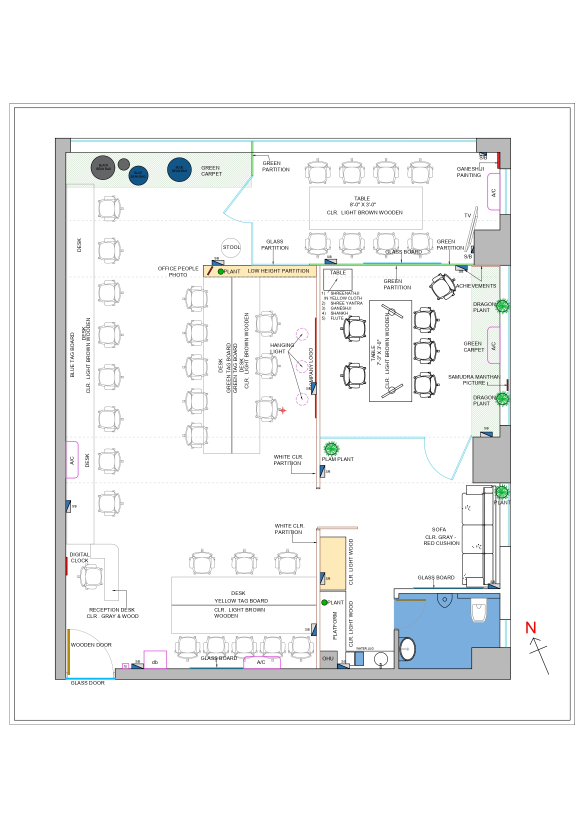
#> input picture vastu/blueprint.jpg, 1755 x 2482 px (shown at 1/3 size)
$ python test.py
#> lines starting #> are read from the running program, lines starting #| are printed output that depends on the picture; after the words box and inside, x2 and y2 are one past the last pixel; in counts of white or black regions, pixels touching at a corner belong together
import cv2
import numpy as np

# Load the blueprint
image_path = "blueprint.jpg"  # Replace with your blueprint image
img = cv2.imread(image_path)
#> img is the input picture: shape (2482, 1755, 3); mean B, G, R 244.5, 244.3, 243.1
gray = cv2.cvtColor(img, cv2.COLOR_BGR2GRAY)
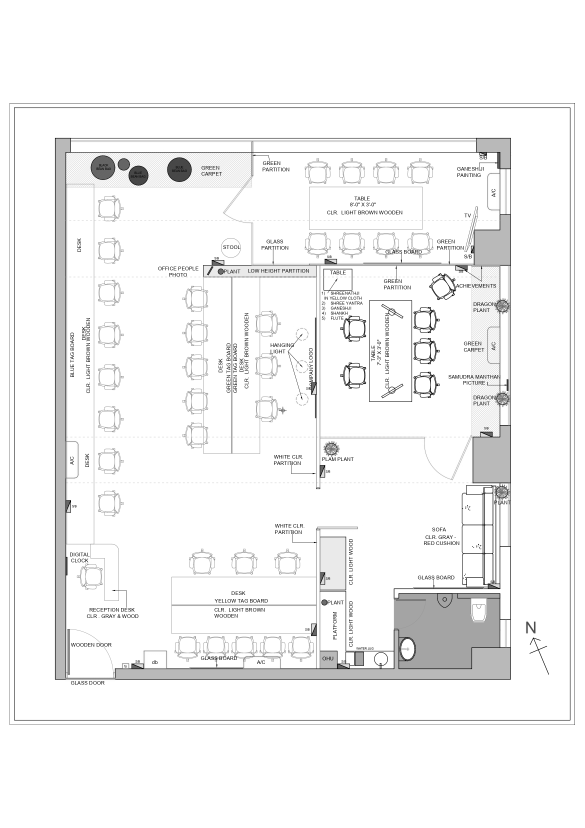
#> gray: shape (2482, 1755) (shown at 1/3 size); min 0, max 255, mean 244

# Threshold to binary (invert: white becomes black)
_, thresh = cv2.threshold(gray, 200, 255, cv2.THRESH_BINARY_INV)
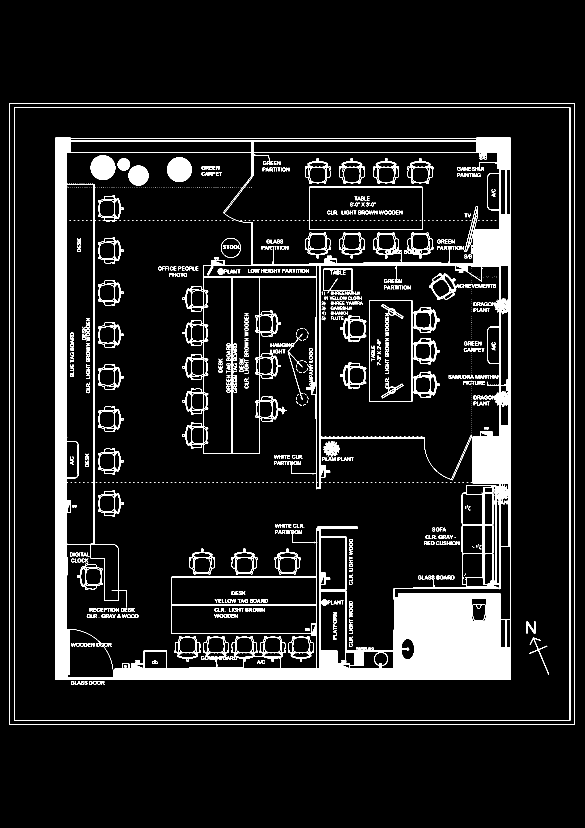
#> thresh: shape (2482, 1755) (shown at 1/3 size); 8.8% white; 1116 white regions (432 under 20 px), largest, box (x1, y1, x2, y2) and area: (165, 413, 1533, 2039) 277074, (42, 322, 1712, 2162) 15855, (29, 309, 1725, 2175) 8984

# Find contours
contours, _ = cv2.findContours(thresh, cv2.RETR_EXTERNAL, cv2.CHAIN_APPROX_SIMPLE)
#> contours = [[[29, 309], [29, 2174], [1724, 2174], [1724, 309]]]

# Get the largest contour (assumed as the house boundary)
main_contour = max(contours, key=cv2.contourArea)
#> main_contour = [[29, 309], [29, 2174], [1724, 2174], [1724, 309]]
cv2.drawContours(img, [main_contour], -1, (0, 255, 0), 2)
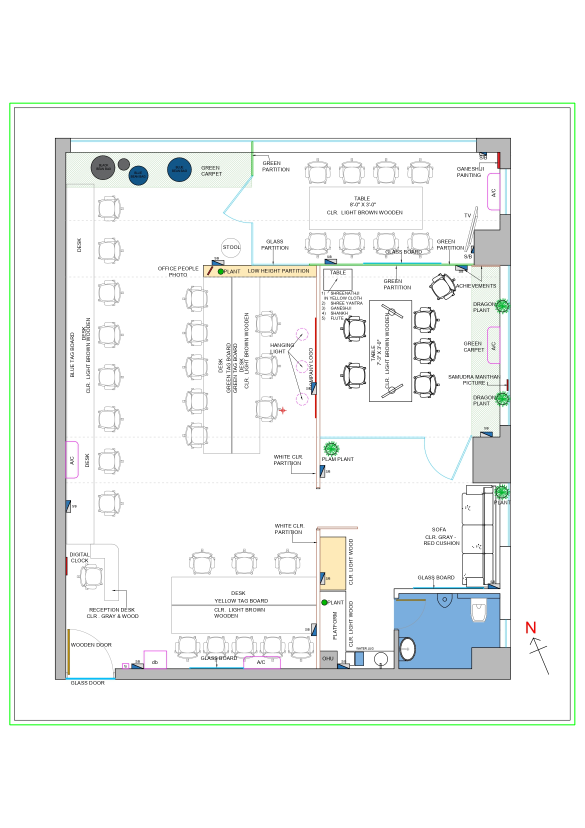
#> img: shape (2482, 1755, 3) (shown at 1/3 size); mean B, G, R 243.7, 244.7, 242.2
# Get the centroid of the shape
M = cv2.moments(main_contour)
#> M = moments, m00 3161175, centre m10/m00, m01/m00 = (876.5, 1241.5)
if M["m00"] == 0:
    raise ValueError("Cannot find centroid — zero area detected.")
cx = int(M["m10"] / M["m00"])
#> cx = 876
cy = int(M["m01"] / M["m00"])
#> cy = 1241
center = (cx, cy)
#> center = (876, 1241)

# Draw center point
cv2.circle(img, center, 10, (0, 0, 255), -1)

# Draw Brahma Chakra (Vastu Purusha Mandala)
# Let's draw a 9x9 grid (optional: make it 3x3 for simple Chakra)
chakra_size = 450  # Size of the full grid (adjust as needed)
chakra_divisions = 9
cell_size = chakra_size // chakra_divisions

# Top-left corner of chakra
start_x = cx - chakra_size // 2
#> start_x = 651
start_y = cy - chakra_size // 2
#> start_y = 1016

# Draw vertical and horizontal lines
for i in range(chakra_divisions + 1):
    # Vertical lines
    x = start_x + i * cell_size
    cv2.line(img, (x, start_y), (x, start_y + chakra_size), (255, 0, 0), 1)
    # Horizontal lines
    y = start_y + i * cell_size
    cv2.line(img, (start_x, y), (start_x + chakra_size, y), (255, 0, 0), 1)
#> this loop made 10 passes
#> (x, y) on passes 1 to 10: (651, 1016), (701, 1066), (751, 1116), (801, 1166), (851, 1216), (901, 1266), (951, 1316), (1001, 1366), (1051, 1416), (1101, 1466)

# Optional: Label center as "Brahmasthan"
cv2.putText(img, "Brahmasthan", (cx - 50, cy - 10), cv2.FONT_HERSHEY_SIMPLEX, 0.6, (0, 100, 255), 2)

# Save the result
output_path = "blueprint_with_brahma_chakra.png"
cv2.imwrite(output_path, img)
print(f"Saved: {output_path}")

$ run again, with vastu/13.jpg copied over vastu/blueprint.jpg
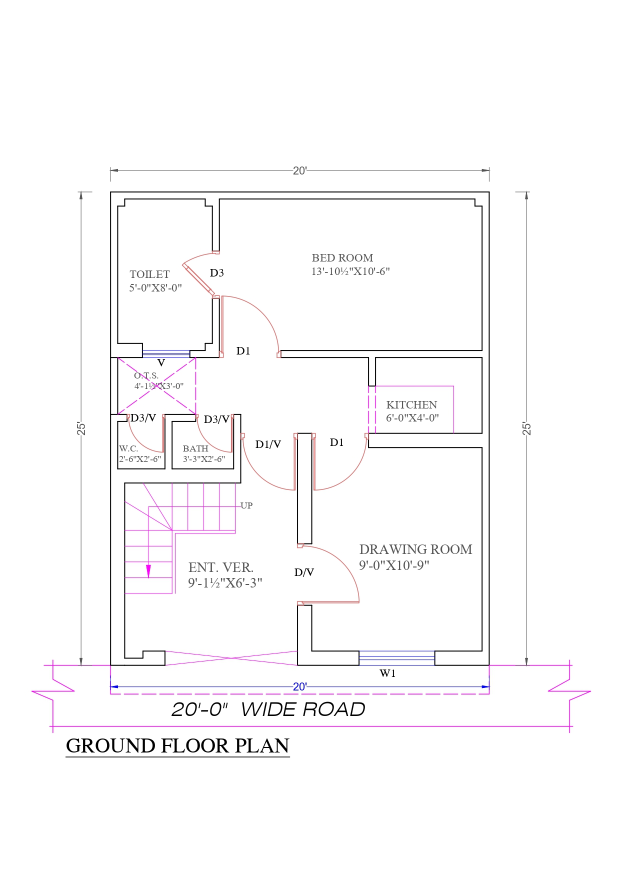
#> input picture vastu/13.jpg, 1240 x 1755 px (shown at 1/2 size)
#> img is the input picture: shape (1755, 1240, 3); mean B, G, R 250.3, 249.5, 250.4
#> `_, thresh = cv2.threshold(gray, 200, 255, cv2.THRESH_BINARY_INV)`:
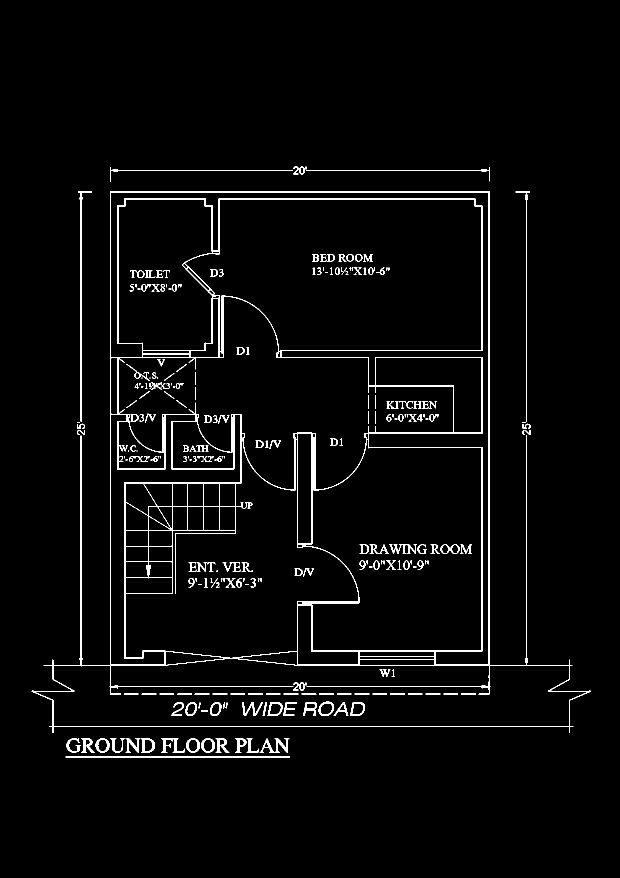
#> thresh: shape (1755, 1240) (shown at 1/2 size); 2.9% white in thin lines or dots, all inside (x1, y1, x2, y2) = (63, 333, 1182, 1515)
#> contours = 28 contours, 3 with area under 20; largest, box (x1, y1, x2, y2) and area: (63, 383, 1182, 1466) 846823, (402, 1477, 430, 1505) 597, (372, 1477, 400, 1505) 597, (191, 1477, 219, 1505) 596, (282, 1477, 310, 1505) 588
#> main_contour = contour of 235 points, box (x1, y1, x2, y2) (63, 383, 1182, 1466), area 846823
#> M = moments, m00 846823, centre m10/m00, m01/m00 = (602.9, 937.1)
#> cx = 602
#> cy = 937
#> center = (602, 937)
#> start_x = 377
#> start_y = 712
#> the loop `for i in range(chakra_divisions + 1):` made 10 passes
#> (x, y) on passes 1 to 8: (377, 712), (427, 762), (477, 812), (527, 862), (577, 912), (627, 962), (677, 1012), (727, 1062)
#> `cv2.putText(img, "Brahmasthan", (cx - 50, cy - 10), cv2.FONT_HERSHEY_S..`:
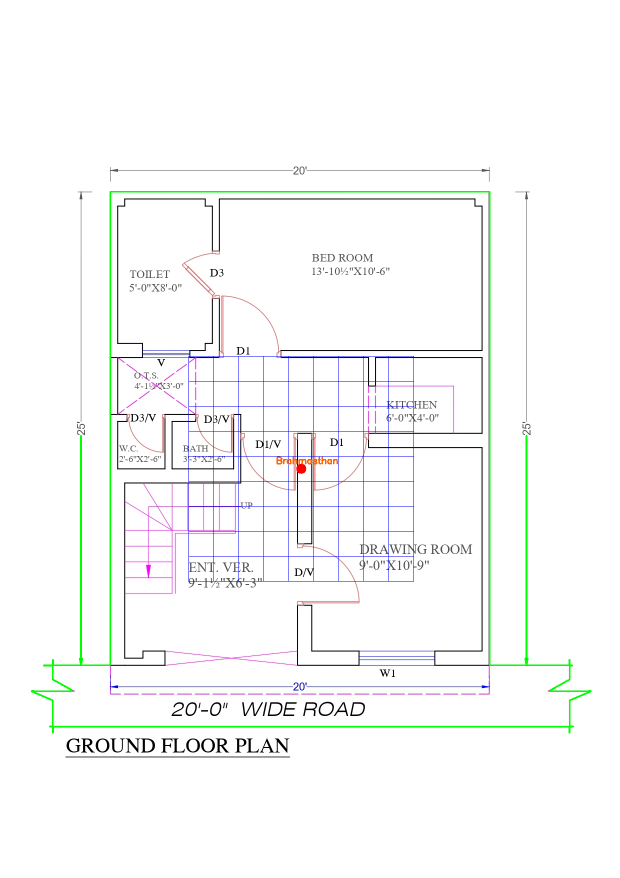
#> img: shape (1755, 1240, 3) (shown at 1/2 size); mean B, G, R 248.9, 249.3, 248

$ run again, with vastu/12.png saved as vastu/blueprint.jpg
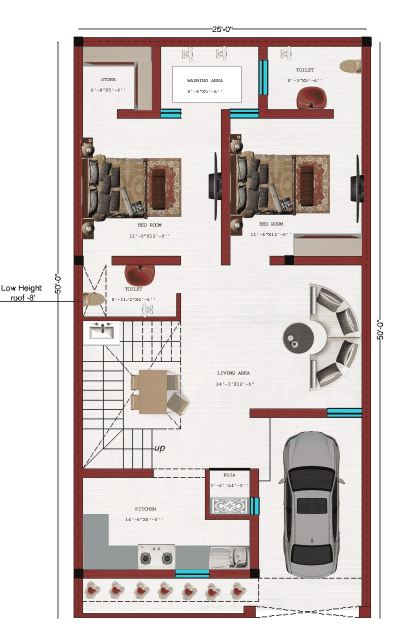
#> input picture vastu/12.png, 813 x 1275 px (shown at 1/2 size)
#> img is the input picture: shape (1275, 813, 3); mean B, G, R 202.8, 205.1, 213.7
#> `_, thresh = cv2.threshold(gray, 200, 255, cv2.THRESH_BINARY_INV)`:
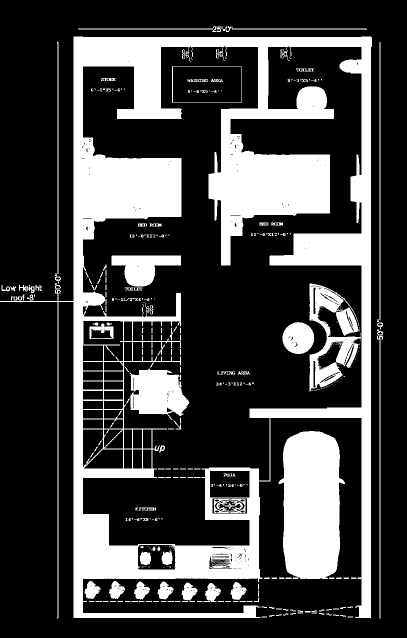
#> thresh: shape (1275, 813) (shown at 1/2 size); 26.8% white; 408 white regions (212 under 20 px)
#> contours = 102 contours, 69 with area under 20; largest, box (x1, y1, x2, y2) and area: (0, 73, 744, 1237) 587314, (557, 862, 690, 1158) 31079, (410, 1166, 442, 1204) 682, (169, 1162, 201, 1198) 668, (363, 1165, 395, 1201) 668
#> main_contour = contour of 240 points, box (x1, y1, x2, y2) (0, 73, 744, 1237), area 587314
#> M = moments, m00 587314, centre m10/m00, m01/m00 = (423.7, 580.8)
#> cx = 423
#> cy = 580
#> center = (423, 580)
#> start_x = 198
#> start_y = 355
#> the loop `for i in range(chakra_divisions + 1):` made 10 passes
#> (x, y) on passes 1 to 8: (198, 355), (248, 405), (298, 455), (348, 505), (398, 555), (448, 605), (498, 655), (548, 705)
#> `cv2.putText(img, "Brahmasthan", (cx - 50, cy - 10), cv2.FONT_HERSHEY_S..`:
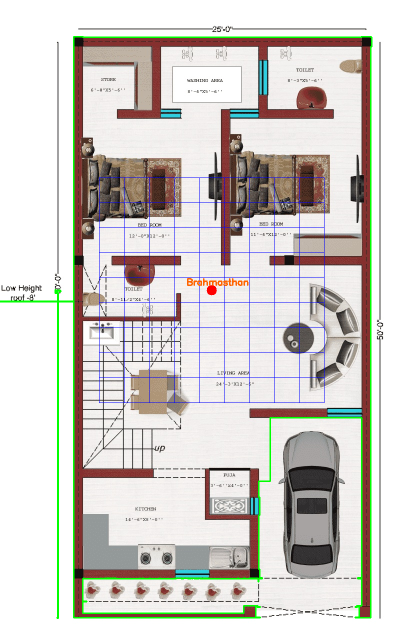
#> img: shape (1275, 813, 3) (shown at 1/2 size); mean B, G, R 200.8, 205.5, 209.4
